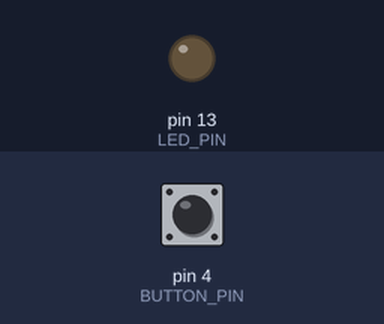
Recording of a sketch running on a simulated Arduino Uno, built with avr-gcc and run on an emulated ATmega328P. Shown: output pins drawn as LEDs (lit = HIGH). Inputs (shaded band) come from the test bench; at power-on: pin 4 (BUTTON_PIN) LOW.

Above: at 1.2 s.
1.3 s: pin 4 (BUTTON_PIN) pulled HIGH for 0.15 s
At 1.37 s:
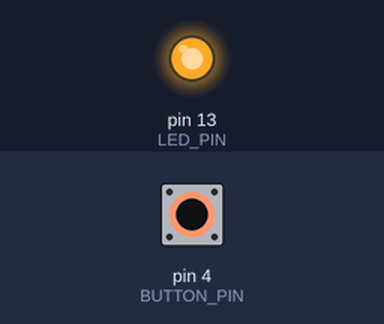
2.9 s: pin 4 (BUTTON_PIN) pulled HIGH for 3.2 s
At 6.6 s:
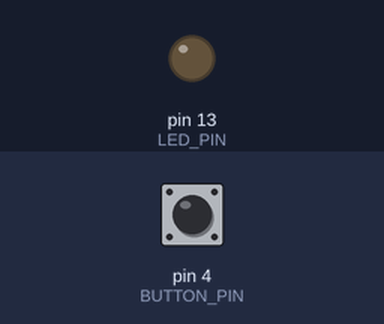
Timing chart, 0 to 8.1 s (numbered marks = the images above; inputs shaded):
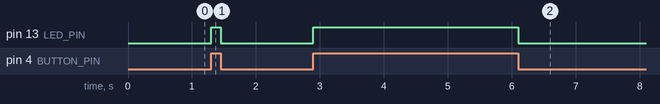

Measured:
- after the input at 1.3 s, pin 13 (LED_PIN): LOW → HIGH at once, → LOW 0.15 s later
- after the input at 2.9 s, pin 13 (LED_PIN): LOW → HIGH at once, → LOW 3.2 s later

The sketch:

Button_LED.ino
```cpp
/*
  Button

  Turns an LED on when a button is pressed
*/

// Create a variable to store the LED pin location
const int LED_PIN = 13; //could do thru builtin
const int BUTTON_PIN = 4;

// SETUP runs once
void setup() {
  // initialize LED pin as an output.
  pinMode(LED_PIN, OUTPUT);
  // initialize LED pin as an output.
  pinMode(BUTTON_PIN, INPUT);
}

// LOOP runs forever
void loop() {
  //Read the state of the button
  int buttonState = digitalRead(BUTTON_PIN);

  //If the button state is HIGH...
  if( buttonState == HIGH ) {
  	digitalWrite(LED_PIN, HIGH);      //...turn on the LED...
  } else {
  	digitalWrite(LED_PIN, LOW);       //...else turn off the LED.
  }
}
```
